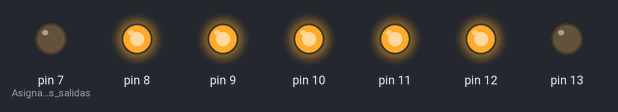
A sketch run on a simulated Arduino Uno, built with avr-gcc and run on an emulated ATmega328P. Shown: output pins drawn as LEDs (lit = HIGH).

Above: at 0.5 s.
At 1.5 s:
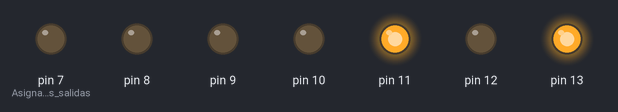
At 2.5 s:
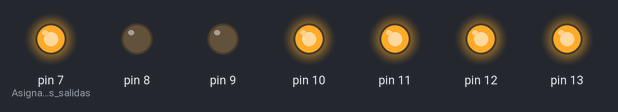
At 3.5 s:
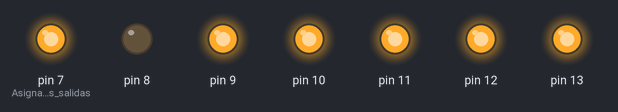
At 4.5 s:
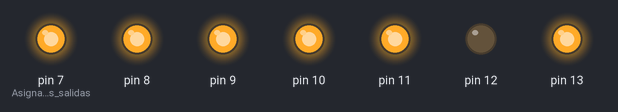
Timing chart, 0 to 5.8 s (numbered marks = the images above):
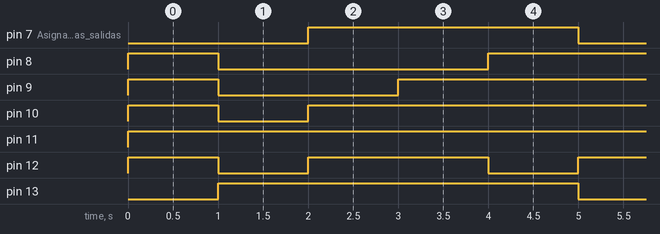

The sketch:

dispplay_diego.ino
```cpp
int pausa=1000; // Variable que define el intervalo
                // de tiempo entre cada digito

void setup()
{
  pinMode(7, OUTPUT);  // Asignación de las salidas digitales
  pinMode(8, OUTPUT);
  pinMode(9, OUTPUT);
  pinMode(10, OUTPUT);
  pinMode(11, OUTPUT);
  pinMode(12, OUTPUT);
  pinMode(13, OUTPUT);
}


void display (int a, int b, int c, int d, int e, int f, int g)
// Funcion del display
{
  digitalWrite (7,a);   //Se reciben 7 variables y se asignan
  digitalWrite (8,b);   //a cada una de las salidas
  digitalWrite (9,c);
  digitalWrite (10,d);
  digitalWrite (11,e);
  digitalWrite (12,f);
  digitalWrite (13,g);
}


void loop() //Funcion principal
// Dependiendo de cada dígito, se envía a la función display
// los estados (0 y 1) a cada uno de los segmentos
{
  display (0,1,1,1,1,1,0); //escribe D
  delay(pausa);
  display (0,0,0,0,1,0,1); //escribe I
  delay(pausa);
  display (1,0,0,1,1,1,1); //escribe E
  delay(pausa);
  display (1,0,1,1,1,1,1); //escribe G
  delay(pausa);
  display (1,1,1,1,1,0,1); //escribe O
  delay(pausa);


}
```

Measured:
- by itself, pin 7 (Asignación_de_las_salidas): alternates HIGH for 3.0 s and LOW for 2.0 s
- by itself, pin 8: repeats every 5.0 s: LOW 3.0 s, HIGH 2.0 s
- by itself, pin 9: repeats every 5.0 s: LOW 2.0 s, HIGH 3.0 s
- by itself, pin 10: repeats every 5.0 s: LOW 1.0 s, HIGH 4.0 s
- by itself, pin 11: LOW → HIGH at 0.00 s
- by itself, pin 12: repeats every 5.0 s: LOW 1.0 s, HIGH 2.0 s, LOW 1.0 s, HIGH 1.0 s
- by itself, pin 13: alternates HIGH for 4.0 s and LOW for 1.0 s
